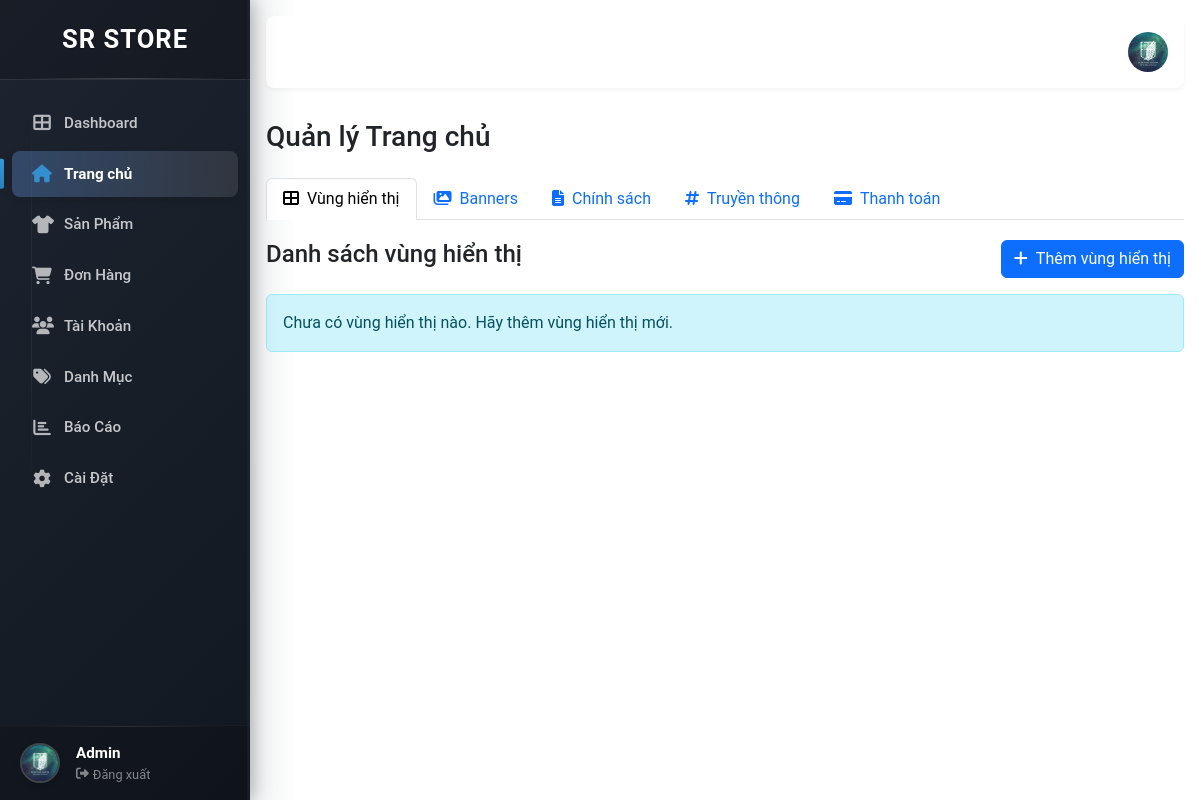
Before: /index.php?controller=adminhome with the older database file.
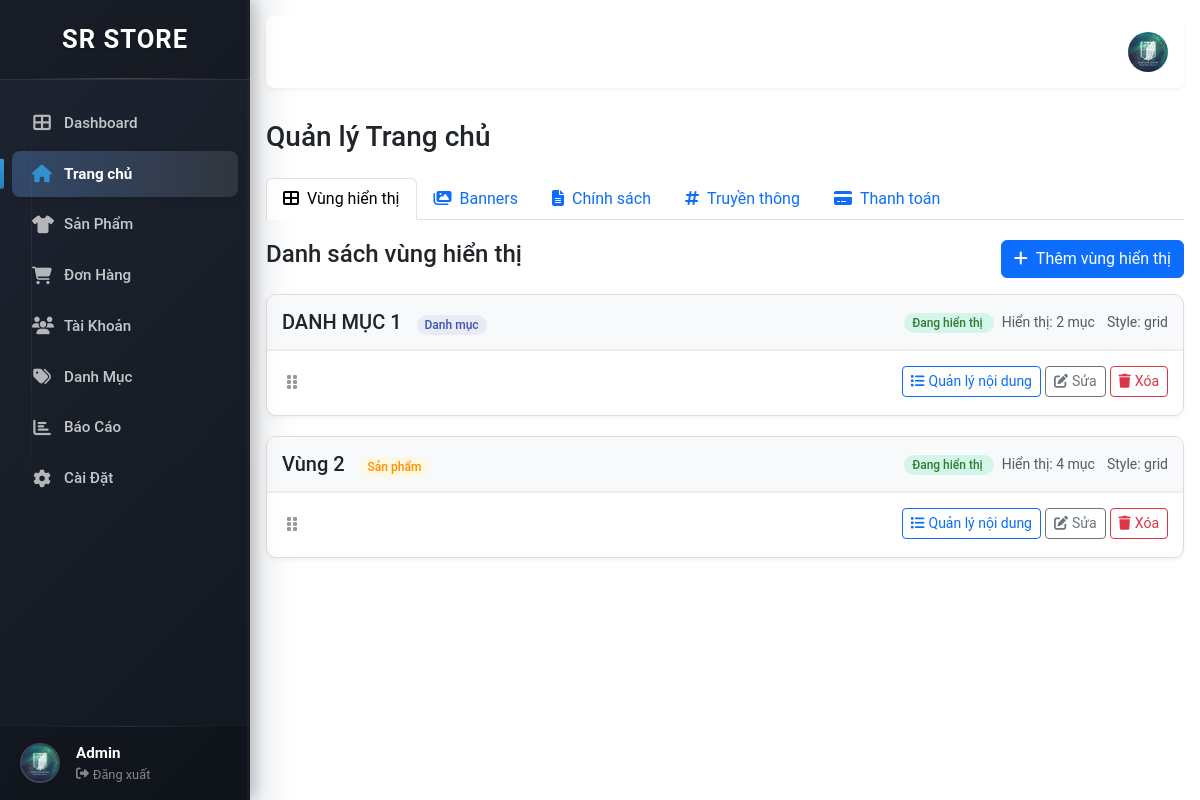
After: the same page with the newer database file.
### tables this page shows
CREATE TABLE `home_sections` (
  `id` int(11) NOT NULL,
  `title` varchar(255) NOT NULL COMMENT 'Tiêu đề vùng hiển thị',
  `section_type` enum('product','category') NOT NULL COMMENT 'Loại vùng',
  `display_style` varchar(100) NOT NULL DEFAULT 'grid' COMMENT 'Style hiển thị',
  `product_count` int(11) NOT NULL DEFAULT 4 COMMENT 'Số lượng sản phẩm/danh mục muốn hiển thị',
  `hide` tinyint(4) DEFAULT 0 COMMENT 'Trạng thái ẩn (0: hiển thị, 1: ẩn)',
  `link` varchar(255) DEFAULT NULL COMMENT 'Đường dẫn liên kết',
  `meta` varchar(255) DEFAULT NULL COMMENT 'Thông tin meta',
  `order` int(11) DEFAULT 0 COMMENT 'Vị trí sắp xếp',
  `created_at` timestamp NOT NULL DEFAULT current_timestamp(),
  `updated_at` timestamp NOT NULL DEFAULT current_timestamp() ON UPDATE current_timestamp()
);

### Models/AdminHomeModel.php (called while the page is built, shortened)
<?php
class AdminHomeModel {
    private $conn;
    public function __construct() {
        try {
            $this->conn = new mysqli('localhost', 'root', '', 'fashion_database');
            $this->conn->set_charset("utf8mb4");
        } catch (Exception $e) {
            error_log("Database Error: " . $e->getMessage());
            exit("Lỗi kết nối đến cơ sở dữ liệu, vui lòng thử lại sau.");
        }
    }
    public function getAllSections() {
        $sql = "SELECT * FROM home_sections ORDER BY `order` ASC";
        $result = $this->conn->query($sql);
        $sections = [];
        if ($result->num_rows > 0) {
            while ($row = $result->fetch_assoc()) {
                $sections[] = $row;
            }
        }
        return $sections;
    }
}

### Controllers/AdminHomeController.php (called while the page is built, shortened)
<?php
require_once 'Models/AdminHomeModel.php';
class AdminHomeController {
    private $model;
    public function __construct() {
        $this->model = new AdminHomeModel();
    }
    public function index() {
        $sections = $this->model->getAllSections();
        require_once __DIR__ . '/../Views/frontend/admin/AdminHome/index.php';
    }
}

### Views/frontend/admin/AdminHome/index.php (the view, shortened to what this page needs)
<!DOCTYPE html>
<html lang="vi">
<head>
    <link href="/Project_Website/ProjectWeb/layout/cssBootstrap/bootstrap.min.css" rel="stylesheet">
    <link rel="stylesheet" href="https://cdnjs.cloudflare.com/ajax/libs/font-awesome/6.4.0/css/all.min.css">
    <link rel="stylesheet" href="https://code.jquery.com/ui/1.13.2/themes/base/jquery-ui.css">
    <link rel="stylesheet" href="https://cdnjs.cloudflare.com/ajax/libs/cropperjs/1.5.13/cropper.min.css">
    <link rel="stylesheet" href="/Project_Website/ProjectWeb/layout/css/Admin.css">
</head>
<body>
    <div class="admin-container">
        <?php include_once $_SERVER['DOCUMENT_ROOT'] . '/Project_Website/ProjectWeb/Views/frontend/partitions/frontend/sidebar.php'; ?>
        <div class="main-content">
            <header class="header">
                <div class="header-right d-flex align-items-center gap-3 ms-auto">
                    <div class="profile">
                        <img src="/Project_Website/ProjectWeb/upload/img/avatar.jpg" alt="Admin Avatar" class="profile-image">
                    </div>
                </div>
            </header>
            <div class="content" id="content-container">
                <div class="page-header d-flex justify-content-between align-items-center mb-4">
                    <h1 class="mb-0">Quản lý Trang chủ</h1>
                </div>
                <ul class="nav nav-tabs" id="homeManagementTabs" role="tablist">
                    <li class="nav-item" role="presentation">
                        <button class="nav-link active" id="sections-tab" data-bs-toggle="tab" data-bs-target="#sections-content" type="button" role="tab" aria-controls="sections-content" aria-selected="true">
                            <i class="fas fa-th-large me-2"></i>Vùng hiển thị
                        </button>
                    </li>
                    <li class="nav-item" role="presentation">
                        <button class="nav-link" id="banners-tab" data-bs-toggle="tab" data-bs-target="#banners-content" type="button" role="tab" aria-controls="banners-content" aria-selected="false">
                            <i class="fas fa-images me-2"></i>Banners
                        </button>
                    </li>
                    <li class="nav-item" role="presentation">
                        <button class="nav-link" id="policies-tab" data-bs-toggle="tab" data-bs-target="#policies-content" type="button" role="tab" aria-controls="policies-content" aria-selected="false">
                            <i class="fas fa-file-alt me-2"></i>Chính sách
                        </button>
                    </li>
                    <li class="nav-item" role="presentation">
                        <button class="nav-link" id="social-media-tab" data-bs-toggle="tab" data-bs-target="#social-media-content" type="button" role="tab" aria-controls="social-media-content" aria-selected="false">
                            <i class="fas fa-hashtag me-2"></i>Truyền thông
                        </button>
                    </li>
                    <li class="nav-item" role="presentation">
                        <button class="nav-link" id="payment-methods-tab" data-bs-toggle="tab" data-bs-target="#payment-methods-content" type="button" role="tab" aria-controls="payment-methods-content" aria-selected="false">
                            <i class="fas fa-credit-card me-2"></i>Thanh toán
                        </button>
                    </li>
                </ul>
                <div class="tab-content" id="homeManagementTabsContent">
                    <div class="tab-pane fade show active" id="sections-content" role="tabpanel" aria-labelledby="sections-tab">
                        <div class="d-flex justify-content-between mb-3">
                            <h4 class="mb-0">Danh sách vùng hiển thị</h4>
                            <button class="btn btn-primary" data-bs-toggle="modal" data-bs-target="#addSectionModal">
                                <i class="fas fa-plus me-2"></i>Thêm vùng hiển thị
                            </button>
                        </div>
                        <div id="sectionsContainer">
                            <?php if (empty($sections)): ?>
                                <div class="alert alert-info">
                                    Chưa có vùng hiển thị nào. Hãy thêm vùng hiển thị mới.
                                </div>
                            <?php else: ?>
                                <?php foreach ($sections as $section): ?>
                                    <div class="section-card" data-id="<?= $section['id'] ?>">
                                        <div class="section-header d-flex justify-content-between align-items-center">
                                            <div>
                                                <h5 class="mb-0">
                                                    <?= htmlspecialchars($section['title']) ?>
                                                    <span class="section-type-badge section-type-<?= $section['section_type'] ?>"><?= $section['section_type'] == 'product' ? 'Sản phẩm' : 'Danh mục' ?></span>
                                                </h5>
                                            </div>
                                            <div>
                                                <span class="status-badge <?= $section['hide'] == 0 ? 'status-active' : 'status-inactive' ?>">
                                                    <?= $section['hide'] == 0 ? 'Đang hiển thị' : 'Đã ẩn' ?>
                                                </span>
                                                <span class="ms-2 text-muted small">Hiển thị: <?= $section['product_count'] ?> mục</span>
                                                <span class="ms-2 text-muted small">Style: <?= $section['display_style'] ?></span>
                                            </div>
                                        </div>
                                        <div class="section-footer">
                                            <div class="item-handle">
                                                <i class="fas fa-grip-vertical"></i>
                                            </div>
                                            <div>
                                                <button class="btn btn-sm btn-outline-primary btn-manage-items" data-id="<?= $section['id'] ?>">
                                                    <i class="fas fa-list me-1"></i>Quản lý nội dung
                                                </button>
                                                <button class="btn btn-sm btn-outline-secondary btn-edit-section" data-id="<?= $section['id'] ?>">
                                                    <i class="fas fa-edit me-1"></i>Sửa
                                                </button>
                                                <button class="btn btn-sm btn-outline-danger btn-delete-section" data-id="<?= $section['id'] ?>">
                                                    <i class="fas fa-trash me-1"></i>Xóa
                                                </button>
                                            </div>
                                        </div>
                                    </div>
                                <?php endforeach; ?>
                            <?php endif; ?>
                        </div>
                    </div>
                </div>
            </div>
        </div>
    </div>
</body>
</html>

### index.php (shortened to what this page needs)
<?php
$controllerName = ucfirst(strtolower($_REQUEST['controller'] ?? 'Home')) . 'Controller';
$actionName = $_REQUEST['action'] ?? 'index';
$controllerPath = "./Controllers/{$controllerName}.php";
if (file_exists($controllerPath)) {
    if (class_exists($controllerName)) {
        $controllerObject = new $controllerName;
        if (method_exists($controllerObject, $actionName)) {
            $controllerObject->$actionName();
        } else {
            header("HTTP/1.0 404 Not Found");
            echo "Error: Action '{$actionName}' not found in controller '{$controllerName}'";
        }
    } else {
        header("HTTP/1.0 404 Not Found");
        echo "Error: Controller class '{$controllerName}' not found";
    }
} else {
    header("HTTP/1.0 404 Not Found");
    echo "Error: Controller file '{$controllerPath}' not found";
}
?>

### Views/frontend/partitions/frontend/sidebar.php (shortened to what this page needs)
<div class="sidebar" id="sidebar">
    <div class="logo"><h2>SR STORE</h2></div>
    <?php
    $currentController = isset($_GET['controller']) ? strtolower($_GET['controller']) : 'home';
    ?>
    <ul class="nav-links">
        <li class="<?= $currentController === 'admindashboard' ? 'active' : '' ?>">
            <a href="index.php?controller=admindashboard"><i class="fas fa-th-large"></i> Dashboard</a>
        </li>
        <li class="<?= $currentController === 'adminhome' ? 'active' : '' ?>">
            <a href="index.php?controller=adminhome"><i class="fas fa-home"></i> Trang chủ</a>
        </li>
        <li class="<?= $currentController === 'adminproduct' ? 'active' : '' ?>">
            <a href="index.php?controller=adminproduct"><i class="fas fa-tshirt"></i> Sản Phẩm</a>
        </li>
        <li class="<?= $currentController === 'adminorder' ? 'active' : '' ?>">
            <a href="index.php?controller=adminorder"><i class="fas fa-shopping-cart"></i> Đơn Hàng</a>
        </li>
        <li class="<?= $currentController === 'admincustomer' ? 'active' : '' ?>">
            <a href="index.php?controller=admincustomer"><i class="fas fa-users"></i> Tài Khoản</a>
        </li>
        <li class="<?= $currentController === 'admincategory' ? 'active' : '' ?>">
            <a href="index.php?controller=admincategory"><i class="fas fa-tags"></i> Danh Mục</a>
        </li>
        <li class="<?= $currentController === 'adminreport' ? 'active' : '' ?>">
            <a href="index.php?controller=adminreport"><i class="fas fa-chart-bar"></i> Báo Cáo</a>
        </li>
        <li class="<?= $currentController === 'adminsetting' ? 'active' : '' ?>">
            <a href="index.php?controller=adminsetting"><i class="fas fa-cog"></i> Cài Đặt</a>
        </li>
    </ul>
    <div class="admin-info">
        <img src="/Project_Website/ProjectWeb/upload/img/avatar.jpg" alt="Admin Avatar" class="profile-image">
        <div>
            <p class="admin-name">Admin</p>
            <a href="#" class="logout"><i class="fas fa-sign-out-alt"></i> Đăng xuất</a>
        </div>
    </div>
</div>

### layout/css/Admin.css (style rules this page uses)
:root { --primary-color: #121212; --secondary-color: #f5f5f5; --success-color: #28a745; --danger-color: #dc3545; --warning-color: #ffc107; --info-color: #17a2b8; --dark-color: #000000; --light-color: #ffffff; --text-color: #212529; --border-color: #dee2e6; --hover-color: #363636; --box-shadow: 0 0.125rem 0.25rem rgba(0, 0, 0, 0.075); --transition: all 0.3s ease; }
body { font-family: 'Roboto', sans-serif; background-color: #f0f2f5; color: var(--text-color); overflow-x: hidden; }
.admin-container { display: flex; min-height: 100vh; }
.sidebar { width: 250px; background-color: #2c3e50; color: #fff; padding: 1rem; display: flex; flex-direction: column; position: fixed; height: 100vh; transition: var(--transition); z-index: 1000; }
.sidebar .logo { padding: 1rem 0; text-align: center; border-bottom: 1px solid rgba(255, 255, 255, 0.1); margin-bottom: 1rem; }
.sidebar .logo h2 { margin: 0; font-size: 1.5rem; }
.nav-links { list-style: none; padding: 0; margin: 0; }
.nav-links li { margin-bottom: 0.5rem; }
.nav-links li a { color: #fff; text-decoration: none; padding: 0.75rem 1rem; display: flex; align-items: center; border-radius: 0.25rem; transition: var(--transition); }
.nav-links li a i { margin-right: 0.75rem; width: 20px; text-align: center; }
.nav-links li.active a, .nav-links li a:hover { background-color: rgba(255, 255, 255, 0.1); }
.admin-info { margin-top: auto; padding-top: 1rem; border-top: 1px solid rgba(255, 255, 255, 0.1); display: flex; align-items: center; gap: 1rem; }
.admin-info .profile-image { width: 40px; height: 40px; border-radius: 50%; object-fit: cover; }
.admin-info .admin-name { margin: 0; font-size: 0.9rem; }
.admin-info .logout { color: #fff; text-decoration: none; font-size: 0.8rem; opacity: 0.8; }
.main-content { flex: 1; margin-left: 250px; padding: 1rem; background-color: #f8f9fa; min-height: 100vh; transition: var(--transition); }
.header { top: 0; left: 0; right: 0; width: 100%; background: #fff; box-shadow: 0 2px 4px rgba(0,0,0,0.05); padding: 1rem; border-radius: 0.5rem; margin-bottom: 2rem; display: flex; justify-content: space-between; align-items: center; }
.header-right { display: flex; align-items: center; gap: 1.5rem; }
.profile-image { width: 40px; height: 40px; border-radius: 50%; object-fit: cover; cursor: pointer; }
.page-header { display: flex; justify-content: space-between; align-items: center; margin-bottom: 2rem; }
.page-header h1 { margin: 0; font-size: 1.75rem; }

### Views/frontend/admin/AdminHome/index.php (style rules this page uses)
.section-card, .banner-card { border: 1px solid #ddd; border-radius: 10px; background-color: #fff; margin-bottom: 20px; box-shadow: 0 2px 4px rgba(0, 0, 0, 0.05); }
.section-header, .banner-header { padding: 15px; border-bottom: 1px solid #eee; background-color: #f8f9fa; border-radius: 10px 10px 0 0; }
.section-footer, .banner-footer { padding: 15px; border-top: 1px solid #eee; display: flex; justify-content: space-between; }
.item-handle { cursor: move; padding: 5px; margin-right: 10px; color: #999; }
.status-badge { padding: 3px 8px; border-radius: 10px; font-size: 12px; font-weight: 500; }
.status-active { background-color: #d4f5e9; color: #2e7d32; }
.section-type-badge { padding: 3px 8px; border-radius: 10px; font-size: 12px; font-weight: 500; background-color: #f0f0f0; margin-left: 10px; }
.section-type-product { background-color: #fff8e1; color: #ff8f00; }
.section-type-category { background-color: #e8eaf6; color: #3f51b5; }
.tab-pane { padding: 20px 0; }
.alert { animation: fadeIn 0.5s; }

Changed rows visible on the page:
added home_sections: title "DANH MỤC 1", section_type "Danh mục", hide "Đang hiển thị", product_count "2", display_style "grid"
added home_sections: title "Vùng 2", section_type "Sản phẩm", hide "Đang hiển thị", product_count "4", display_style "grid"
Other visible differences:
text no longer shown: "Chưa có vùng hiển thị nào. Hãy thêm vùng hiển thị mới."
